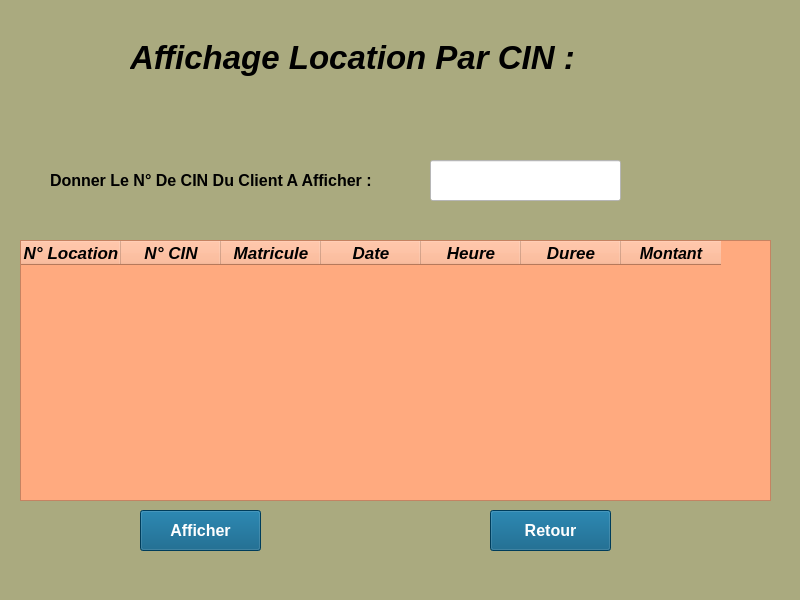
<?xml version="1.0" encoding="UTF-8"?>
<ui version="4.0">
 <class>Form</class>
 <widget class="QWidget" name="Form">
  <property name="geometry">
   <rect>
    <x>0</x>
    <y>0</y>
    <width>800</width>
    <height>600</height>
   </rect>
  </property>
  <property name="windowTitle">
   <string>Form</string>
  </property>
  <property name="styleSheet">
   <string notr="true">background-color: rgb(170, 170, 127);</string>
  </property>
  <widget class="QLabel" name="label">
   <property name="geometry">
    <rect>
     <x>50</x>
     <y>160</y>
     <width>411</width>
     <height>41</height>
    </rect>
   </property>
   <property name="font">
    <font>
     <pointsize>12</pointsize>
     <weight>75</weight>
     <bold>true</bold>
    </font>
   </property>
   <property name="text">
    <string>Donner Le N° De CIN Du Client A Afficher :</string>
   </property>
  </widget>
  <widget class="QLineEdit" name="lire_cin">
   <property name="geometry">
    <rect>
     <x>430</x>
     <y>160</y>
     <width>191</width>
     <height>41</height>
    </rect>
   </property>
   <property name="font">
    <font>
     <pointsize>13</pointsize>
     <weight>75</weight>
     <bold>true</bold>
    </font>
   </property>
   <property name="styleSheet">
    <string notr="true">color: rgb(255, 0, 0);
background-color: rgb(255, 255, 255);</string>
   </property>
  </widget>
  <widget class="QPushButton" name="retour">
   <property name="geometry">
    <rect>
     <x>490</x>
     <y>510</y>
     <width>121</width>
     <height>41</height>
    </rect>
   </property>
   <property name="font">
    <font>
     <pointsize>12</pointsize>
     <weight>75</weight>
     <bold>true</bold>
    </font>
   </property>
   <property name="styleSheet">
    <string notr="true">background-color: rgb(255, 255, 255);
color: rgb(255, 255, 255);
background-color: rgb(0, 85, 127);</string>
   </property>
   <property name="text">
    <string>Retour</string>
   </property>
  </widget>
  <widget class="QPushButton" name="afficher">
   <property name="geometry">
    <rect>
     <x>140</x>
     <y>510</y>
     <width>121</width>
     <height>41</height>
    </rect>
   </property>
   <property name="font">
    <font>
     <pointsize>12</pointsize>
     <weight>75</weight>
     <italic>false</italic>
     <bold>true</bold>
    </font>
   </property>
   <property name="styleSheet">
    <string notr="true">background-color: rgb(0, 85, 127);
color: rgb(255, 255, 255);</string>
   </property>
   <property name="text">
    <string>Afficher</string>
   </property>
  </widget>
  <widget class="QTableWidget" name="tableWidget">
   <property name="geometry">
    <rect>
     <x>20</x>
     <y>240</y>
     <width>751</width>
     <height>261</height>
    </rect>
   </property>
   <property name="styleSheet">
    <string notr="true">font: 75 14pt &quot;MS Shell Dlg 2&quot;;
background-color: rgb(255, 170, 127);</string>
   </property>
   <property name="iconSize">
    <size>
     <width>20</width>
     <height>0</height>
    </size>
   </property>
   <property name="textElideMode">
    <enum>Qt::ElideRight</enum>
   </property>
   <attribute name="horizontalHeaderMinimumSectionSize">
    <number>100</number>
   </attribute>
   <attribute name="horizontalHeaderHighlightSections">
    <bool>false</bool>
   </attribute>
   <attribute name="verticalHeaderVisible">
    <bool>false</bool>
   </attribute>
   <attribute name="verticalHeaderMinimumSectionSize">
    <number>29</number>
   </attribute>
   <attribute name="verticalHeaderDefaultSectionSize">
    <number>31</number>
   </attribute>
   <attribute name="verticalHeaderHighlightSections">
    <bool>false</bool>
   </attribute>
   <attribute name="verticalHeaderShowSortIndicator" stdset="0">
    <bool>false</bool>
   </attribute>
   <column>
    <property name="text">
     <string>N° Location</string>
    </property>
    <property name="font">
     <font>
      <pointsize>13</pointsize>
      <weight>75</weight>
      <italic>true</italic>
      <bold>true</bold>
      <underline>false</underline>
     </font>
    </property>
   </column>
   <column>
    <property name="text">
     <string>N° CIN</string>
    </property>
    <property name="font">
     <font>
      <pointsize>13</pointsize>
      <weight>75</weight>
      <italic>true</italic>
      <bold>true</bold>
     </font>
    </property>
   </column>
   <column>
    <property name="text">
     <string>Matricule</string>
    </property>
    <property name="font">
     <font>
      <pointsize>13</pointsize>
      <weight>75</weight>
      <italic>true</italic>
      <bold>true</bold>
     </font>
    </property>
   </column>
   <column>
    <property name="text">
     <string>Date</string>
    </property>
    <property name="font">
     <font>
      <pointsize>13</pointsize>
      <weight>75</weight>
      <italic>true</italic>
      <bold>true</bold>
     </font>
    </property>
   </column>
   <column>
    <property name="text">
     <string>Heure</string>
    </property>
    <property name="font">
     <font>
      <pointsize>13</pointsize>
      <weight>75</weight>
      <italic>true</italic>
      <bold>true</bold>
     </font>
    </property>
   </column>
   <column>
    <property name="text">
     <string>Duree</string>
    </property>
    <property name="font">
     <font>
      <pointsize>13</pointsize>
      <weight>75</weight>
      <italic>true</italic>
      <bold>true</bold>
     </font>
    </property>
   </column>
   <column>
    <property name="text">
     <string>Montant</string>
    </property>
    <property name="font">
     <font>
      <pointsize>12</pointsize>
      <weight>75</weight>
      <italic>true</italic>
      <bold>true</bold>
     </font>
    </property>
   </column>
  </widget>
  <widget class="QLabel" name="label_2">
   <property name="geometry">
    <rect>
     <x>130</x>
     <y>32</y>
     <width>561</width>
     <height>51</height>
    </rect>
   </property>
   <property name="font">
    <font>
     <pointsize>25</pointsize>
     <weight>75</weight>
     <italic>true</italic>
     <bold>true</bold>
    </font>
   </property>
   <property name="text">
    <string>Affichage Location Par CIN :</string>
   </property>
  </widget>
 </widget>
 <resources/>
 <connections/>
</ui>
